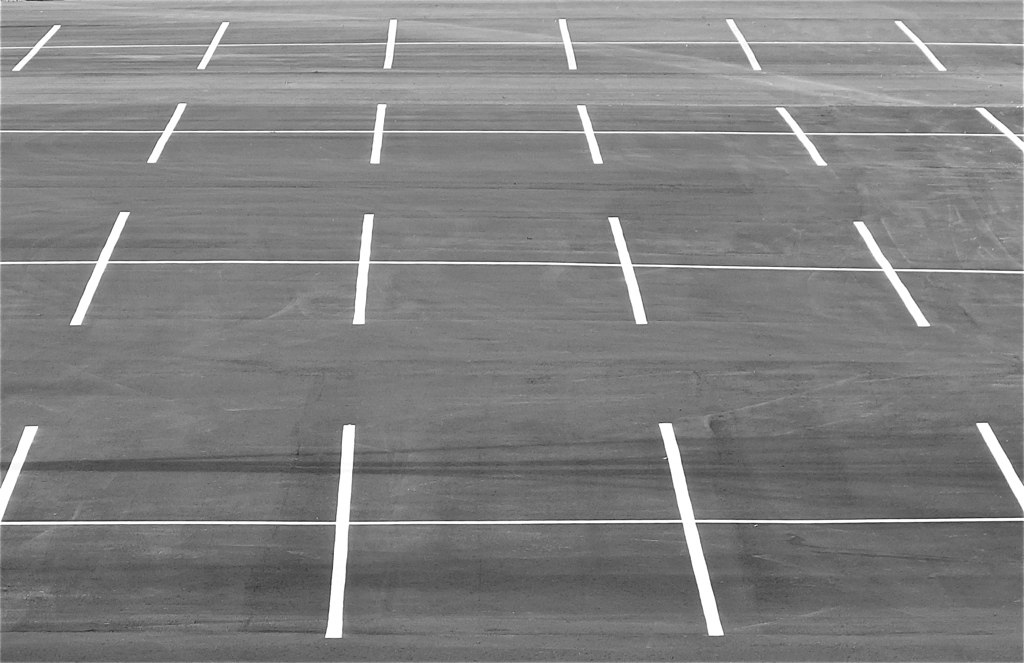
#> input picture parking_lot/experiments/empty_lot.jpg, 1024 x 663 px
$ python main.py --image experiments/empty_lot.jpg --video images/parking_lot_1.png --data images/parking_lot_2.png
#> lines starting #> are read from the running program, lines starting #| are printed output that depends on the picture; after the words box and inside, x2 and y2 are one past the last pixel; in counts of white or black regions, pixels touching at a corner belong together
### parking_lot/coordinates_generator.py
import cv2 as open_cv
import numpy as np
import os
import sys

from colors import COLOR_WHITE, COLOR_RED, COLOR_GREEN, COLOR_BLUE
from drawing_utils import draw_contours


class CoordinatesGenerator:
    KEY_RESET = ord("r")
    KEY_QUIT = ord("q")
    KEY_SWITCH_MODE = ord("m")

    def __init__(self, image, output, color):
#> called with image = 'experiments/empty_lot.jpg', color = (255, 0, 0)
        self.output = output
        self.caption = image
        self.color = color

        # Check if the image file exists and is accessible
        if not os.path.isfile(image):
            print(f"Error: Image file '{image}' not found. Please check the file path.")
            sys.exit(1)

        # Load the image and check if it was loaded successfully
        self.image = open_cv.imread(image)
#> self.image is the input picture: shape (663, 1024, 3); min 42, max 255, mean 129
        if self.image is None:
            print(f"Error: Failed to load image file '{image}'. The file might be corrupted or in an unsupported format.")
            sys.exit(1)

        self.original_image = self.image.copy()  # Keep original image for reset
        self.temp_image = self.image.copy()  # For drawing temporary shapes
        self.click_count = 0
        self.ids = 0
        self.coordinates = []
        self.drawing_mode = "polygon"  # Default mode: "polygon" or "rectangle"
        self.current_position = (0, 0)  # To track current mouse position for preview

        # Display instructions on image
        self.__add_instructions()

        open_cv.namedWindow(self.caption, open_cv.WINDOW_GUI_EXPANDED)
        open_cv.setMouseCallback(self.caption, self.__mouse_callback)

    def __add_instructions(self):
        # Add instructions text on top of the image
        instructions = [
            "Instructions:",
            "- Click to select points",
            "- Press 'q' to finish current shape",
            "- Press 'm' to switch between polygon/rectangle mode",
            "- Press 'r' to reset",
            f"- Current mode: {self.drawing_mode.upper()}"
        ]

        y = 30
        for text in instructions:
            open_cv.putText(self.image, text, (10, y), open_cv.FONT_HERSHEY_SIMPLEX,
                          0.6, (0, 255, 255), 2)
            y += 25
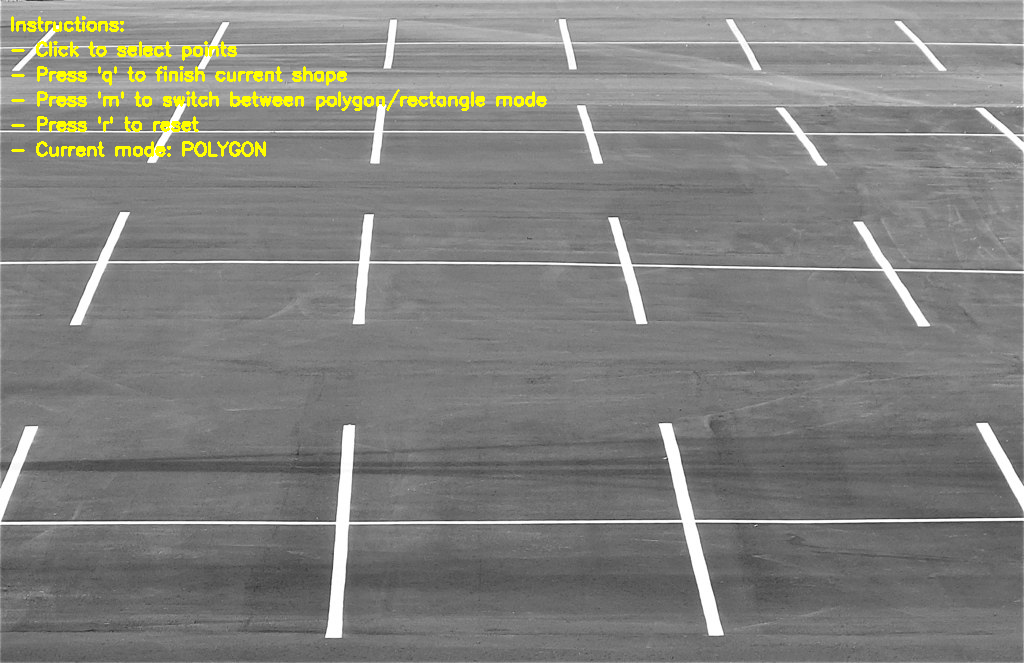
#> self.image: shape (663, 1024, 3); 1.48% of pixels changed, all inside (x1, y1, x2, y2) = (11, 16, 547, 157)
#> after the loop, y = 180

    def generate(self):
        print("Coordinates Generator Started")
        print("- Click to define parking space corners")
        print("- Press 'm' to switch between polygon and rectangle modes")
        print("- Press 'r' to reset current shape")
        print("- Press 'q' when finished with all spaces")

        while True:
            # Show image with preview shape if needed
            display_image = self.temp_image.copy()

            # In rectangle mode, show preview of rectangle while moving mouse
            if self.drawing_mode == "rectangle" and self.click_count == 1:
                pt1 = self.coordinates[0]
                pt2 = self.current_position
                open_cv.rectangle(display_image, pt1, pt2, (0, 255, 255), 2)

            open_cv.imshow(self.caption, display_image)
            key = open_cv.waitKey(1)  # Update more frequently for smooth preview
#> (key q is pressed here)

            if key == CoordinatesGenerator.KEY_RESET:
                self.__reset_current()
            elif key == CoordinatesGenerator.KEY_QUIT:
                if self.click_count > 0:  # If we have a shape in progress, finish it
                    self.__handle_done()
                else:
                    break  # Otherwise, exit the program
            elif key == CoordinatesGenerator.KEY_SWITCH_MODE:
                self.__switch_mode()

        open_cv.destroyWindow(self.caption)

    # [113 lines left out: functions __switch_mode, __reset_current, __mouse_callback, __handle_click_progress, __handle_done, not called in this run]

### parking_lot/main.py
import argparse
import yaml
import os
import sys
from coordinates_generator import CoordinatesGenerator
from motion_detector import MotionDetector
from colors import *
import logging


def main():
    logging.basicConfig(level=logging.INFO)

    try:
        args = parse_args()

        image_file = args.image_file
        data_file = args.data_file
        video_file = args.video_file
        start_frame = args.start_frame

        # Print file path information for the user
        print_file_info(image_file, data_file, video_file)

        # Check if video file exists
        if not os.path.isfile(video_file):
            logging.error(f"Video file '{video_file}' not found. Please check the file path.")
            logging.info(f"Try creating the directory if it doesn't exist: {os.path.dirname(os.path.abspath(video_file))}")
            if os.path.basename(video_file) != video_file:  # If it looks like a path with directories
                logging.info(f"Make sure the directory exists: {os.path.dirname(os.path.abspath(video_file))}")
            return

        if image_file is not None:
            # Check if image file exists before proceeding
            if not os.path.isfile(image_file):
                logging.error(f"Image file '{image_file}' not found. Please check the file path.")
                if os.path.basename(image_file) != image_file:  # If it looks like a path with directories
                    logging.info(f"Make sure the directory exists: {os.path.dirname(os.path.abspath(image_file))}")
                return

            with open(data_file, "w+") as points:
                try:
                    generator = CoordinatesGenerator(image_file, points, COLOR_RED)
                    generator.generate()
                except Exception as e:
                    logging.error(f"Error generating coordinates: {str(e)}")
                    return

        try:
            with open(data_file, "r") as data:
                points = yaml.safe_load(data)
                if points is None:
                    logging.error(f"No data found in {data_file}. Make sure the file is not empty.")
                    return
                detector = MotionDetector(video_file, points, int(start_frame))
                detector.detect_motion()
        except FileNotFoundError:
            logging.error(f"Data file '{data_file}' not found. Please check the file path.")
        except Exception as e:
            logging.error(f"Error during motion detection: {str(e)}")

    except Exception as e:
        logging.error(f"An unexpected error occurred: {str(e)}")
        logging.info("Make sure you're using the correct command format:")
        logging.info("python main.py --image <image_file> --data <data_file> --video <video_file> [--start-frame <frame_number>]")
        logging.info("Note: --video is singular, not plural (--videos)")


def print_file_info(image_file, data_file, video_file):
    """Print information about file locations to help users understand paths."""
    logging.info(f"Current working directory: {os.getcwd()}")
    logging.info("Using the following file paths:")

    if image_file:
        abs_image_path = os.path.abspath(image_file)
        logging.info(f"Image file: {abs_image_path}")
        if not os.path.isfile(image_file):
            logging.warning(f"⚠️ Image file does not exist at the specified path")

    abs_data_path = os.path.abspath(data_file)
    logging.info(f"Data file: {abs_data_path}")

    abs_video_path = os.path.abspath(video_file)
    logging.info(f"Video file: {abs_video_path}")
    if not os.path.isfile(video_file):
        logging.warning(f"⚠️ Video file does not exist at the specified path")


def parse_args():
    parser = argparse.ArgumentParser(description='Parking Lot Space Detector')

    parser.add_argument("--image",
                        dest="image_file",
                        required=False,
                        help="Image file to generate coordinates on")

    parser.add_argument("--video",
                        dest="video_file",
                        required=True,
                        help="Video file to detect motion on")

    parser.add_argument("--data",
                        dest="data_file",
                        required=True,
                        help="Data file to be used with OpenCV")

    parser.add_argument("--start-frame",
                        dest="start_frame",
                        required=False,
                        default=1,
                        help="Starting frame on the video")

    # Check for common errors in command line arguments
    if '--videos' in sys.argv and '--video' not in sys.argv:
        logging.error("Error: Used '--videos' instead of '--video'")
        logging.info("Correct usage is '--video', not '--videos'")
        raise ValueError("Invalid argument: Use '--video' instead of '--videos'")

    return parser.parse_args()


if __name__ == '__main__':
    main()
